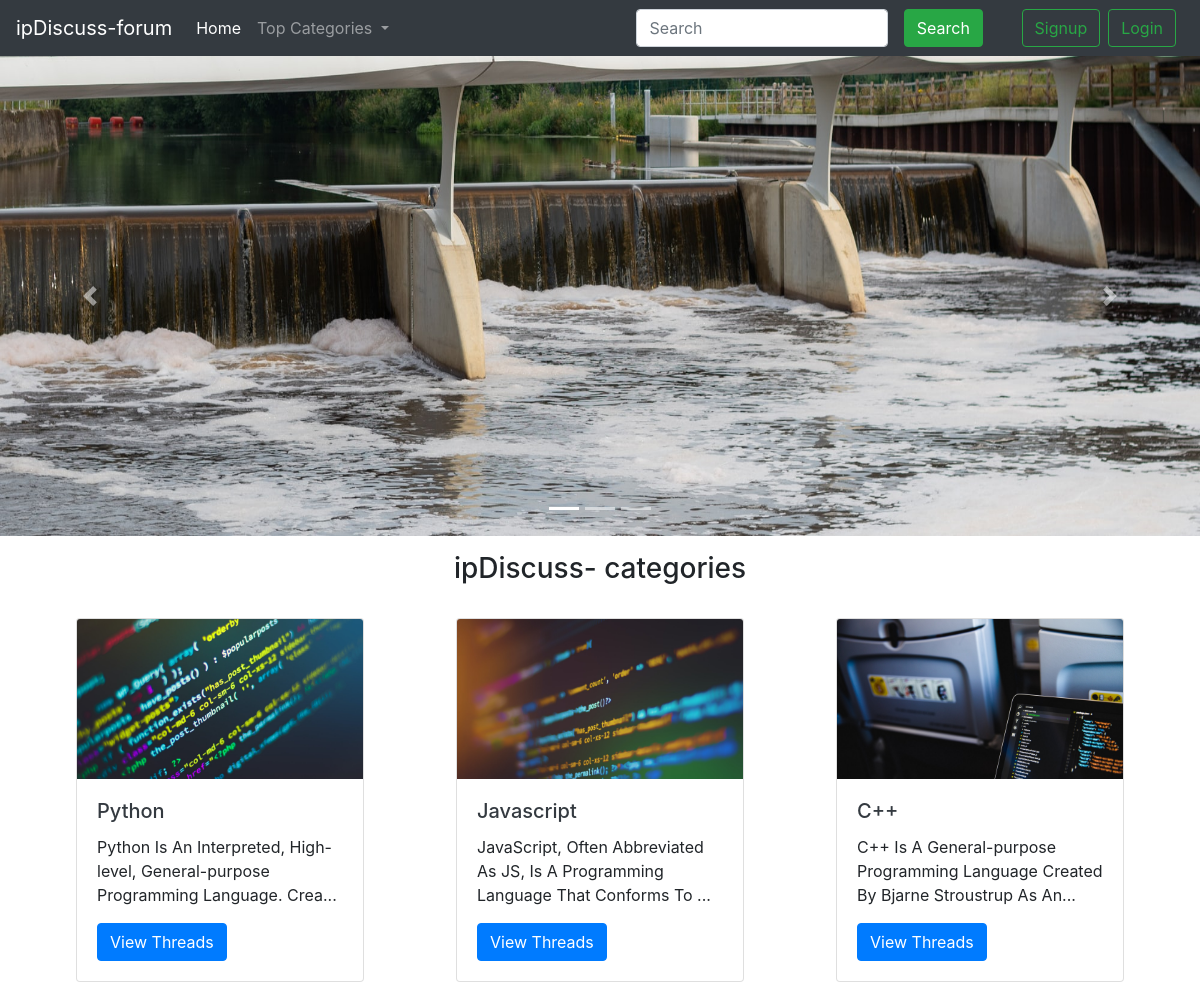
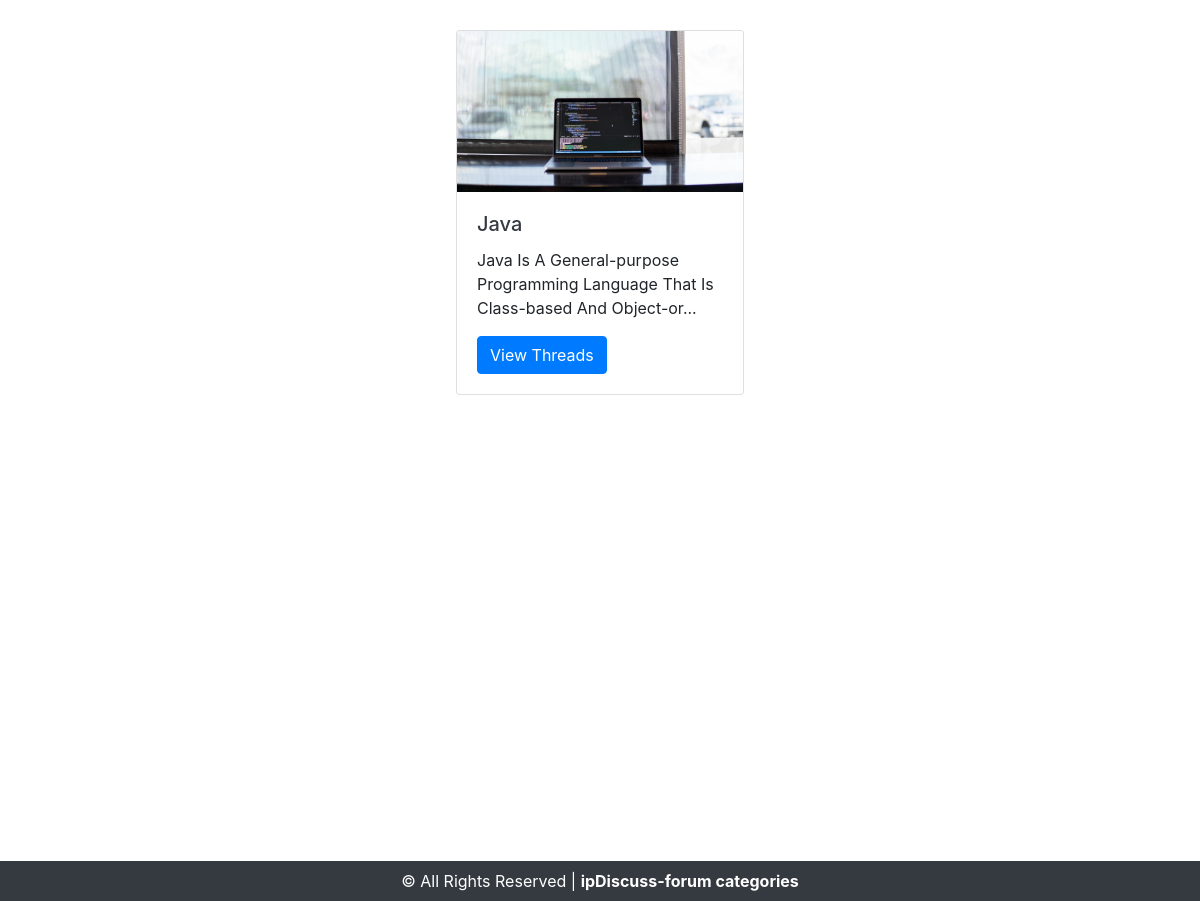
The page / on the database its author committed (2 pictures, top to bottom).
### tables this page shows
CREATE TABLE `category` (
  `category_id` int(11) NOT NULL,
  `category_name` varchar(255) NOT NULL,
  `category_content` text NOT NULL,
  `category_time&date` timestamp NOT NULL DEFAULT current_timestamp() ON UPDATE current_timestamp()
);

### index.php (the view, shortened to what this page needs)
<?php
include "includes/header.php";
include "includes/navbar.php";
echo '
<div id="carouselExampleIndicators" class="carousel slide" data-ride="carousel">
    <ol class="carousel-indicators">
        <li data-target="#carouselExampleIndicators" data-slide-to="0" class="active"></li>
        <li data-target="#carouselExampleIndicators" data-slide-to="1"></li>
        <li data-target="#carouselExampleIndicators" data-slide-to="2"></li>
    </ol>
    <div class="carousel-inner">
        <div class="carousel-item active">
            <img src="images/c1.jpg" class="d-block w-100" style="height:60vh;" alt="...">
        </div>
        <div class="carousel-item">
            <img src="images/c2.jpg" class="d-block w-100" style="height:60vh;" alt="...">
        </div>
        <div class="carousel-item">
            <img src="images/c3.jpg" class="d-block w-100" alt="..." style="height:60vh;">
        </div>
    </div>
    <a class="carousel-control-prev" href="#carouselExampleIndicators" role="button" data-slide="prev">
        <span class="carousel-control-prev-icon" aria-hidden="true"></span>
        <span class="sr-only">Previous</span>
    </a>
    <a class="carousel-control-next" href="#carouselExampleIndicators" role="button" data-slide="next">
        <span class="carousel-control-next-icon" aria-hidden="true"></span>
        <span class="sr-only">Next</span>
    </a>
</div>
<div class="container">
    <h3 class="text-center my-3">ipDiscuss- categories</h3>
    <div class="row">';
    $sql="select * from category";
    $res=mysqli_query($conn,$sql);
while($row=mysqli_fetch_assoc($res))
{
  $id=$row['category_id'];
  $title=$row['category_name'];
  $desc=$row['category_content'];
 echo ' <div class="mx-auto my-3" style="width:18rem;">
            <div class="card" style="width: 18rem;">
                <img class="card-img-top" src="images/card-'.$id.'.jpg">
                <div class="card-body">
                    <h5 class="card-title"><a href="threadlist.php?catid='.$id.'" class="text-dark">'.ucwords($title).'</a> </h5>
                    <p class="card-text">'.ucwords(substr($desc,0,80)).'...</p>
                    <a href="threadlist.php?catid='.$id.'" class="btn btn-primary">View Threads</a>
                </div>
            </div>
        </div>';
}
  echo '  </div>
</div>';
include "includes/footer.php";
?>

### rows shown on the page
category: shows a picture, category_name "Python", category_content "Python Is An Interpreted, High-level, General-purpose Programming Language. Crea"
category: shows a picture, category_name "Javascript", category_content "JavaScript, Often Abbreviated As JS, Is A Programming Language That Conforms To"
category: shows a picture, category_name "C++", category_content "C++ Is A General-purpose Programming Language Created By Bjarne Stroustrup As An"
category: shows a picture, category_name "Java", category_content "Java Is A General-purpose Programming Language That Is Class-based And Object-or"
